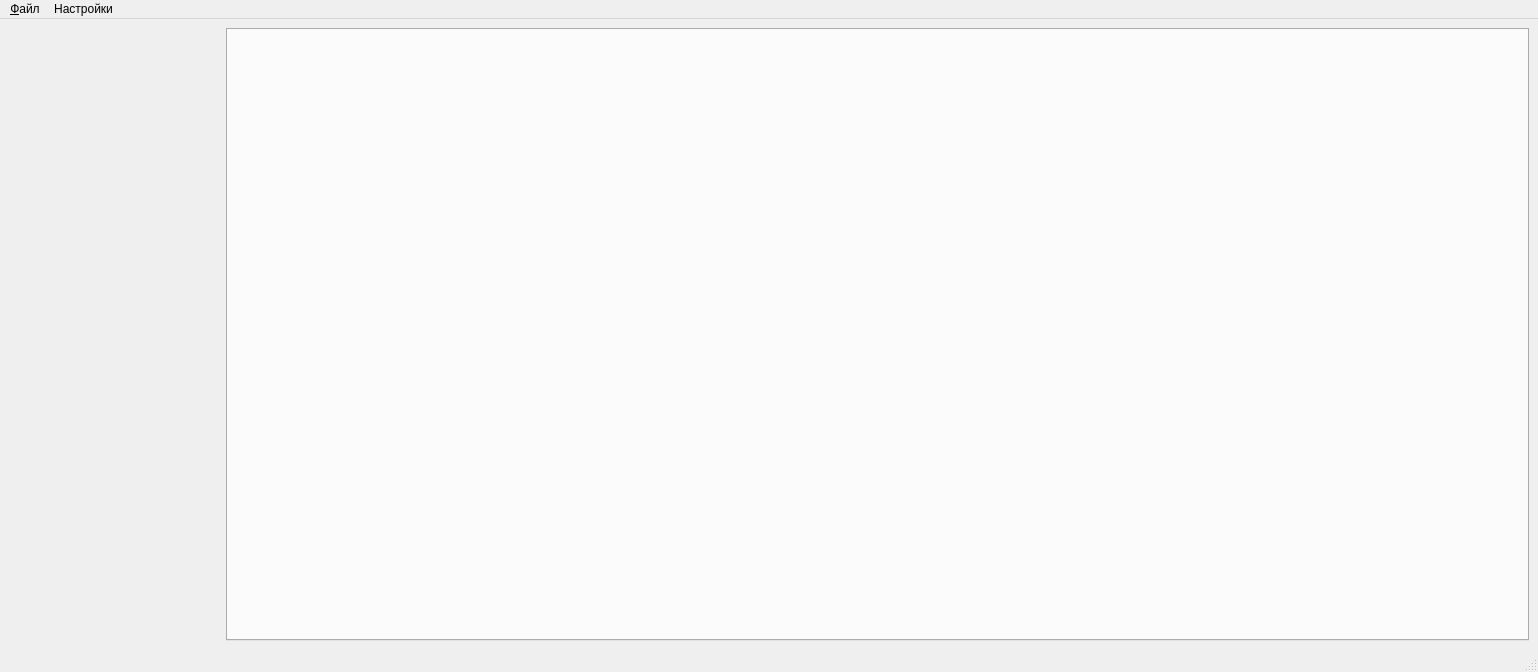
<?xml version="1.0" encoding="UTF-8"?>
<ui version="4.0">
 <class>MainWindow</class>
 <widget class="QMainWindow" name="MainWindow">
  <property name="geometry">
   <rect>
    <x>0</x>
    <y>0</y>
    <width>1538</width>
    <height>672</height>
   </rect>
  </property>
  <property name="windowTitle">
   <string>Измерение варикапов</string>
  </property>
  <widget class="QWidget" name="centralwidget">
   <layout class="QHBoxLayout" name="horizontalLayout" stretch="2,12">
    <item>
     <layout class="QVBoxLayout" name="layInstrs">
      <property name="spacing">
       <number>0</number>
      </property>
      <item>
       <spacer name="verticalSpacer">
        <property name="orientation">
         <enum>Qt::Vertical</enum>
        </property>
        <property name="sizeHint" stdset="0">
         <size>
          <width>20</width>
          <height>40</height>
         </size>
        </property>
       </spacer>
      </item>
     </layout>
    </item>
    <item>
     <widget class="QTabWidget" name="tabWidget">
      <property name="currentIndex">
       <number>-1</number>
      </property>
     </widget>
    </item>
   </layout>
  </widget>
  <widget class="QMenuBar" name="menubar">
   <property name="geometry">
    <rect>
     <x>0</x>
     <y>0</y>
     <width>1538</width>
     <height>21</height>
    </rect>
   </property>
   <widget class="QMenu" name="menu">
    <property name="title">
     <string>&amp;Файл</string>
    </property>
    <addaction name="actExit"/>
   </widget>
   <widget class="QMenu" name="menu_2">
    <property name="title">
     <string>Настройки</string>
    </property>
    <addaction name="actParams"/>
   </widget>
   <addaction name="menu"/>
   <addaction name="menu_2"/>
  </widget>
  <widget class="QStatusBar" name="statusbar"/>
  <action name="actExit">
   <property name="text">
    <string>Выход</string>
   </property>
   <property name="toolTip">
    <string>Выйти из приложения</string>
   </property>
   <property name="statusTip">
    <string>Выйти из приложения</string>
   </property>
  </action>
  <action name="actParams">
   <property name="text">
    <string>Параметры...</string>
   </property>
  </action>
 </widget>
 <resources/>
 <connections>
  <connection>
   <sender>actExit</sender>
   <signal>triggered()</signal>
   <receiver>MainWindow</receiver>
   <slot>close()</slot>
   <hints>
    <hint type="sourcelabel">
     <x>-1</x>
     <y>-1</y>
    </hint>
    <hint type="destinationlabel">
     <x>361</x>
     <y>238</y>
    </hint>
   </hints>
  </connection>
 </connections>
</ui>
